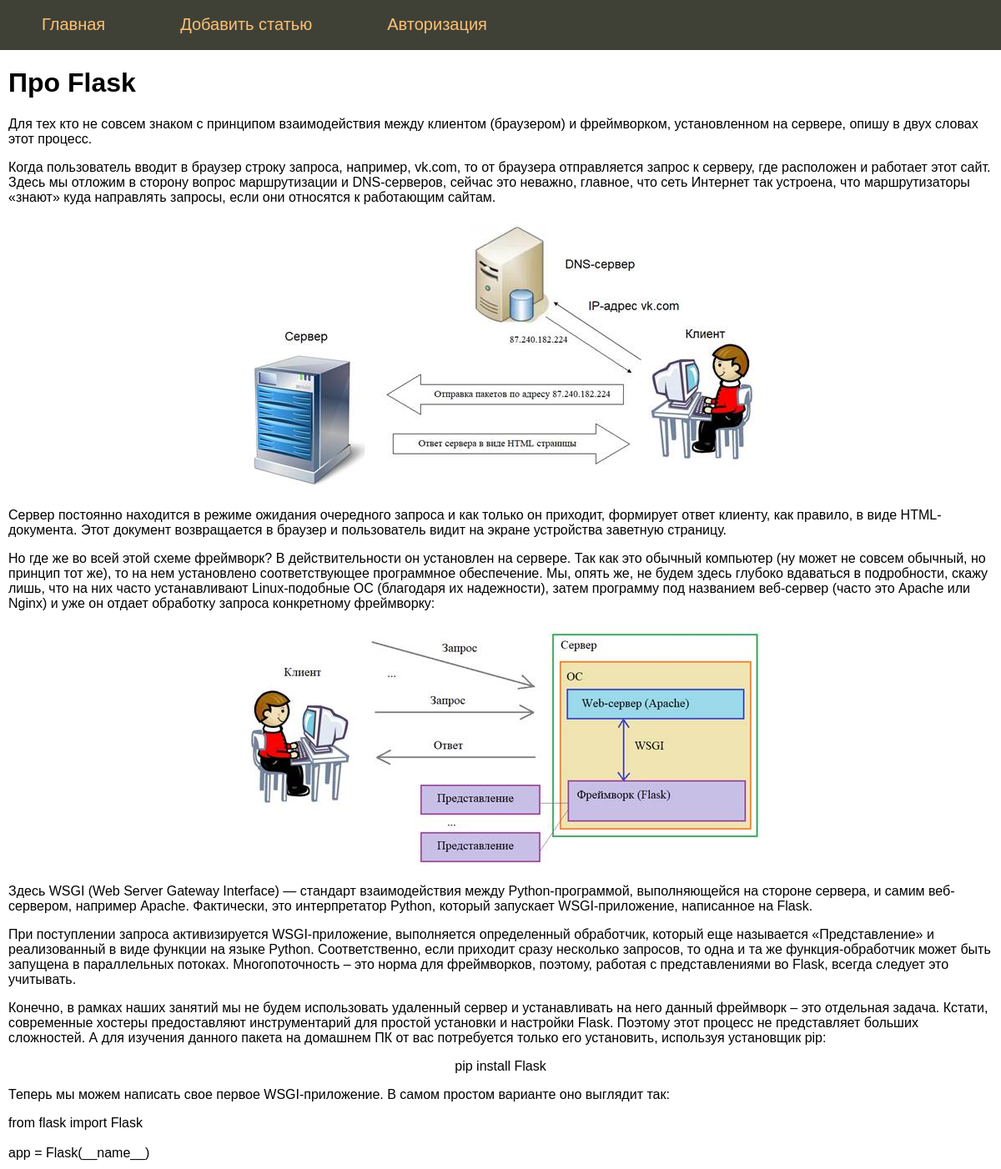
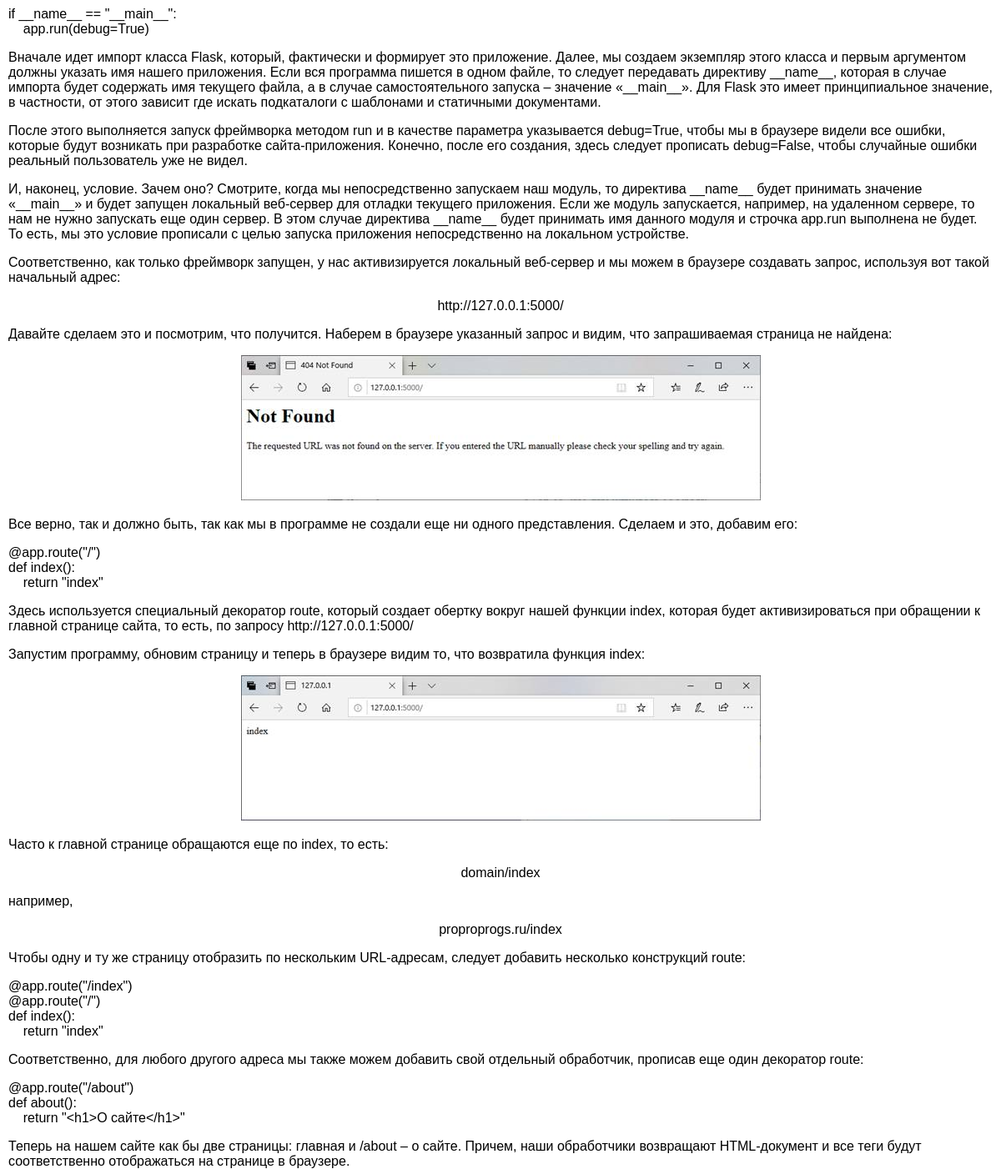
/post/framework-flask-intro, run on the app's committed database (2 pictures, top to bottom).
### tables this page shows
CREATE TABLE mainmenu (
id integer primary key autoincrement,
title text not null,
url text not null
);

CREATE TABLE posts (
id integer PRIMARY KEY AUTOINCREMENT,
title text NOT NULL,
text text NOT NULL,
url text NOT NULL,
time integer NOT NULL
);

### flsite.py (the view)
@app.route("/post/<alias>")
def showPost(alias):
    title, post = dbase.getPost(alias)
    if not title:
        abort(404)
    return render_template('post.html', menu=dbase.getMenu(), title=title, post=post)

### FDataBase.py (called while the page is built)
    def getMenu(self):
        sql = '''SELECT * FROM mainmenu'''
        try:
            self.__cur.execute(sql)
            res = self.__cur.fetchall()
            if res: return res
        except:
            print("Ошибка чтения из БД")
        return[]

    def getPost(self, alias):
        try:
            self.__cur.execute(f"SELECT title, text FROM posts WHERE url LIKE '{alias}' LIMIT 1")
            res = self.__cur.fetchone()
            if res:
                return res
        except sqlite3.Error as e:
            print("Ошибка получения стастьи из БД" + ' ' + str(e))
        return (False, False)

### flsite.py (called while the page is built)
def connect_db():
    conn = sqlite3.connect(app.config['DATABASE'])
    conn.row_factory = sqlite3.Row
    return conn

def get_db():
    if not hasattr(g, 'link_db'):
        g.link_db = connect_db()
    return g.link_db

@app.before_request
def before_request():
    global dbase
    db = get_db()
    dbase = FDataBase(db)

@app.teardown_request
def teardown_request(response):
    print("teardown request called")

### templates/post.html
{% extends 'base.html' %}
{% block content %}
{{ super() }}
{{ post | safe }}
{% endblock %}

### templates/base.html (shortened to what this page needs)
<!DOCTYPE html>
<html lang="en">
<head>
    <link type="text/css" rel="stylesheet" href=" {{ url_for('static', filename='css/styles.css') }} ">
</head>
<body>
    {% block content -%}
        {%- block mainmenu -%}
            <ul class="mainmenu">
                {% for m in menu -%}
                    <li>
                        <a href="{{ m.url }}">{{ m.title }}</a>
                    </li>
                {% endfor -%}
            </ul>
        {% endblock mainmenu -%}
        <div class="content">
            {% if title -%}
        <h1>{{title}}</h1>
            {% else -%}
        <h1>Про Flask</h1>
            {% endif -%}
{% endblock -%}
</div>
</body>
</html>

### static/css/styles.css (style rules this page uses)
html, body { font-family: 'Arial'; margin: 0; padding: 0; height: 100%; width: 100%; }
a { color: #0059b2; text-decoration: none; }
ul.mainmenu { list-style: none; background: #3F4137; height: 60px; margin: 0; padding: 0; color: #fdc073; font-size: 20px; overflow: hidden; }
ul.mainmenu li { float: left; margin: 18px 40px 0 50px; }
ul.mainmenu li a { color: #fdc073; text-decoration: none; }
div.content { margin: 10px; }

### data on the page
mainmenu: title "Главная"
mainmenu: title "Добавить статью"
mainmenu: title "Авторизация"
posts: title "Про Flask", text "Для тех кто не совсем знаком с принципом взаимодействия между клиентом (браузером) и фреймворком, установленном на сервере, опишу в двух словах этот процесс. Когда пользователь вводит в браузер строку запроса, например, vk.com, то от браузера отправляется запрос к серверу, где расположен и работает этот сайт. Здесь мы отложим в сторону вопрос маршрутизации и DNS-серверов, сейчас это неважно, главное, что сеть Интернет так устроена, что маршрутизаторы «знают» куда направлять запросы, если они относятся к работающим сайтам. Сервер постоянно находится в режиме ожидания очередного запроса и как только он приходит, формирует ответ клиенту, как правило, в виде HTML-документа. Этот документ…", text (picture)
